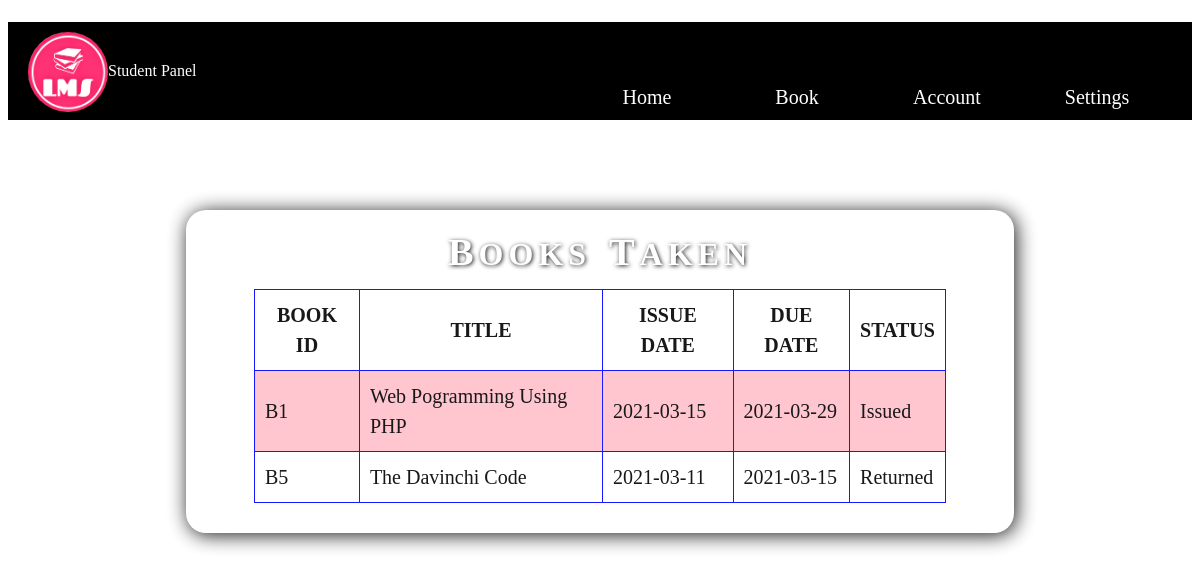
/View_Books_Taken.php (signed in), run on the app's committed database.
### tables this page shows
CREATE TABLE `book_issue` (
  `Issue_Id` varchar(10) NOT NULL,
  `BookId` varchar(10) NOT NULL,
  `Student_Id` int(11) NOT NULL,
  `Issue_Date` date NOT NULL,
  `Due_Date` date NOT NULL,
  `Status` varchar(10) NOT NULL
);

CREATE TABLE `book` (
  `Book_Id` varchar(10) NOT NULL,
  `Title` varchar(50) NOT NULL,
  `Author` varchar(50) NOT NULL,
  `Publisher` varchar(50) NOT NULL,
  `Edition` int(11) NOT NULL,
  `Cost` float NOT NULL,
  `Quantity` int(11) NOT NULL
);

### View_Books_Taken.php (the view, shortened to what this page needs)
<html>
<head>
<link rel="stylesheet" type="text/css" href="lms_1.css">
</head>
<body><br><br><br>
<?php
include('S_Fields.php');
?>
<div class="view_book">
<h1><b><big>B</big>OOKS <big>T</big>AKEN</b></h1>
  <?php
  include("connection.php");
  $s=$_SESSION['uid'];
  $res = mysqli_query($conn,"SELECT * FROM Book,Book_Issue WHERE Book.Book_Id=Book_Issue.BookId AND Book_Issue.Student_Id='$s' ORDER BY Book_Issue.Status");
	echo "<table border='1' cellpadding='10px' width='90%'>
	<tr>
	<th>BOOK ID</th>
	<th>TITLE</th>
	<th>ISSUE DATE</th>
	<th>DUE DATE</th>
	<th>STATUS</th>
	</tr>";
  while($row=mysqli_fetch_array($res))
  {
  if($row['Status']=='Issued')
  $class='i';else $class='r';
  echo "<tr class=".$class.">";
  echo "<td>" . $row['Book_Id'] . "</td>";
  echo "<td>" . $row['Title'] . "</td>";
  echo "<td>" . $row['Issue_Date'] . "</td>";
  echo "<td>" . $row['Due_Date']  . "</td>";
  echo "<td>" . $row['Status'] . "</td>";
  echo "</tr>";
  }
  echo "</table>";
  ?>
  </div>
</body>
</html>

### lms_1.css (style rules this page uses)
body { background-repeat:no-repeat;background-size:cover; background-image:url("lms.jpg");font-family: constantia; }
.book_issue h1,.issued h1, .add_book h1,.reg h1, .accnt h1, .view_book h1 { color: white;padding:0;margin:0; text-shadow: 1px 1px 4px black;margin-bottom:15px;letter-spacing:5px;word-spacing:5px; }
.issued table,.view_book table { margin-left:5%;font-size:20px ; border-collapse:collapse; border-color:blue; margin-bottom:10px; line-height:30px; }
.issued th,td,.view_book th,td { text-align:center; }
.view_book { width:80%;background-color:white;color:black;padding:40px 50px; margin: 8% auto;margin-top:90px;margin-bottom:20px;text-align: center; border-radius: 20px;box-sizing:border-box;opacity:.9;box-shadow:2px 2px 20px black; }
.add_book th,td { text-align:left;height:30px; }
.reg th,td { text-align:left;height:40px; }
.accnt th,td { text-align:left;height:40px; }

### View_Books_Taken.php (style rules this page uses)
.i { background-color:pink; }
.view_book { width:70%;background-color:white;color:black;padding:20px 30px; margin: 8% auto;margin-top:90px;margin-bottom:20px;text-align: center; border-radius: 20px;box-sizing:border-box;opacity:.9;box-shadow:2px 2px 20px black; }

### data on the page
book_issue: BookId.Book_Id "B1", BookId.Title "Web Pogramming Using PHP", Issue_Date "2021-03-15", Due_Date "2021-03-29", Status "Issued"
book_issue: BookId.Book_Id "B5", BookId.Title "The Davinchi Code", Issue_Date "2021-03-11", Due_Date "2021-03-15", Status "Returned"
